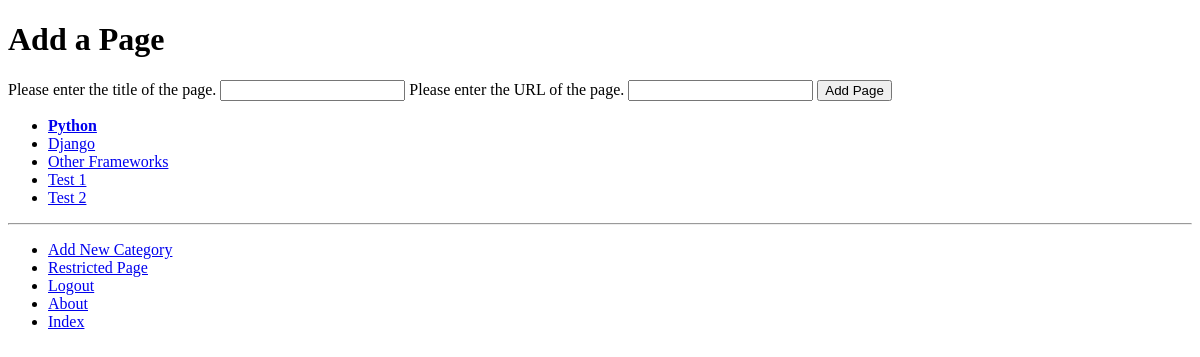
The app's page /rango/category/python/add_page/ (signed in), older data.
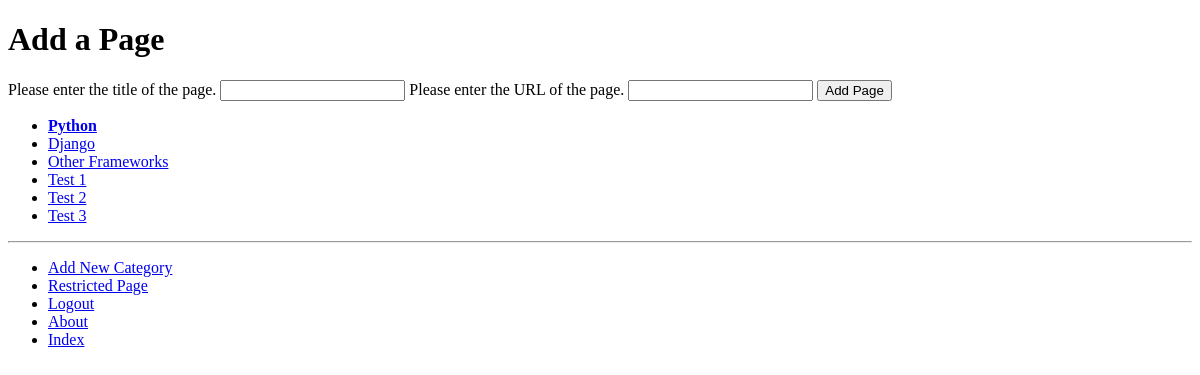
The same page, newer data.
### rango/models.py (models this page shows, shortened)
class Category(models.Model):
    NAME_MAX_LENGTH = 128
    name = models.CharField(max_length=NAME_MAX_LENGTH, unique=True)
    views = models.IntegerField(default=0)
    likes = models.IntegerField(default=0)
    slug = models.SlugField(unique=True)
    class Meta:
        verbose_name_plural = 'Categories'

### rango/views.py (the view, shortened to what this page needs)
# urls.py: path('category/<slug:category_name_slug>/add_page/', views.add_page, name='add_page'),
@login_required
def add_page(request, category_name_slug):
    try:
        category = Category.objects.get(slug=category_name_slug)
    except Category.DoesNotExist:
        category = None
    if category is None:
        return redirect('/rango/')
    form = PageForm()
    context_dict = {'form': form, 'category': category}
    return render(request, 'rango/add_page.html', context=context_dict)

### rango/forms.py (shortened to what this page needs)
class PageForm(forms.ModelForm):
    title = forms.CharField(max_length=Page.TITLE_MAX_LENGTH, help_text="Please enter the title of the page.")
    url = forms.URLField(max_length=Page.URL_MAX_LENGTH, help_text="Please enter the URL of the page.")
    views = forms.IntegerField(widget=forms.HiddenInput(), initial=0)
    class Meta:
        model = Page
        exclude = ('category',)

### rango/templatetags/rango_template_tags.py (called while the page is built)
@register.inclusion_tag('rango/categories.html')
def get_category_list(current_category=None):
    return{'categories': Category.objects.all(), 'current_category': current_category}

### templates/rango/add_page.html (shortened to what this page needs)
{% extends 'rango/base.html' %}
{% load staticfiles %}
{% block body_block %}
    <div>
        {% if category %}
        <h1>Add a Page</h1>
            <form id="page_form" method="post" action="{% url 'rango:add_page' category.slug %}">
                {% for field in form.visible_fields %}
                    {{ field.help_text }}
                    {{ field }}
                {% endfor %}
                <input type="submit" name="submit" value="Add Page" />
            </form>
        {% else %}
            The specified category does not exist.
        {% endif %}
    </div>
{% endblock %}

### templates/rango/categories.html
<ul>
{% if categories %}
    {% for c in categories %}
        {% if c == current_category %}
        <li>
        <strong>
            <a href="{% url 'rango:show_category' c.slug %}">{{ c.name }}</a>
        </strong>
        </li>
        {% else %}
        <li>
            <a href="{% url 'rango:show_category' c.slug %}">{{ c.name }}</a>
        </li>
        {% endif %}
    {% endfor %}
{% else %}
    <li><strong>There are no categories present.</strong></li>
{% endif %}
</ul>

Row changes from the older to the newer data that the page shows:
added Category: name "Test 3"
